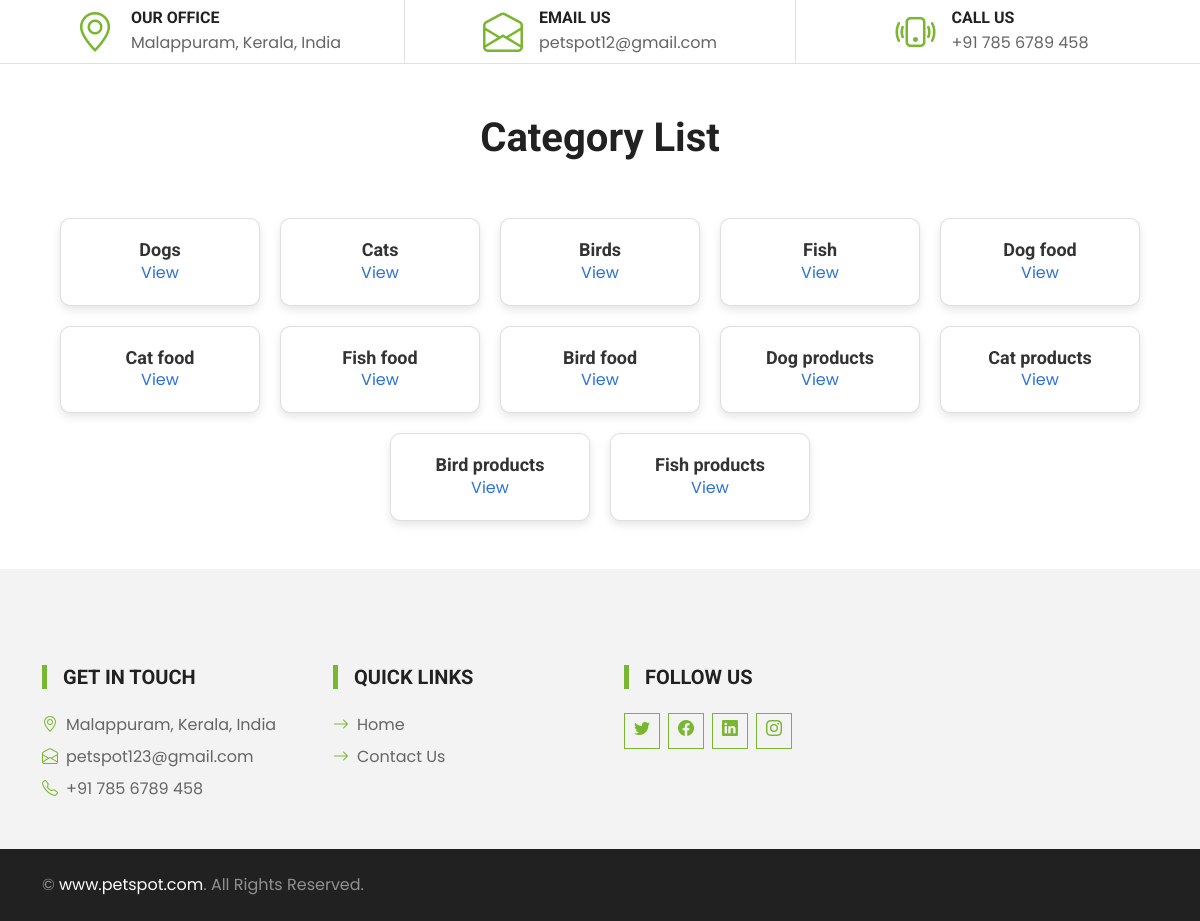
/view_pets_category, run on the app's committed database.
### pet_app/models.py (models this page shows, shortened)
class Category(models.Model):
    name = models.CharField(max_length=100,null=True, blank=True)

### pet_app/views.py (the view)
# urls.py: path('view_pets_category',views.view_pets_category,name='view_pets_category'),
def view_pets_category(request):
    category=Category.objects.all()
    return render(request,"user/view_pets_category.html",{"category":category})

### templates/user/view_pets_category.html (shortened to what this page needs)
{% extends 'user/base.html' %}
 {% load static %}
 {% block content %}
<!DOCTYPE html>
<html lang="en">
<head>
</head>
<body>
    <h1 style="text-align: center;margin-top: 50px;">Category  List</h1><br><br>
    <div class="category-cards">
        {% for i in category %}
        <div class="card">
            <div class="card-content">
                <h2>{{ i.name }}</h2>
                <a href="{% url 'view_pets_products' i.id %}" style="color: #2c71d9;">View</a>
            </div>
        </div>
        {% endfor %}
    </div>
</body>
</html>
{% endblock %}

### static/user/css/style.css (style rules this page uses)
:root { --primary: #7AB730; --secondary: #FFD33C; --light: #F3F3F3; --dark: #212121; }

### templates/user/view_pets_category.html (style rules this page uses)
.category-cards { display: flex; flex-wrap: wrap; gap: 20px; justify-content: center; }
.card { background-color: #ffffff; border-radius: 10px; box-shadow: 0 4px 8px rgba(0, 0, 0, 0.1); transition: transform 0.3s ease; width: 200px; text-align: center; overflow: hidden; }
.card-content { padding: 20px; }
.card h2 { font-size: 18px; color: #333; margin: 0; }

### data on the page
Category: name "Dogs"
Category: name "Cats"
Category: name "Birds"
Category: name "Fish"
Category: name "Dog food"
Category: name "Cat food"
Category: name "Fish food"
Category: name "Bird food"
Category: name "Dog products"
Category: name "Cat products"
Category: name "Bird products"
Category: name "Fish products"
